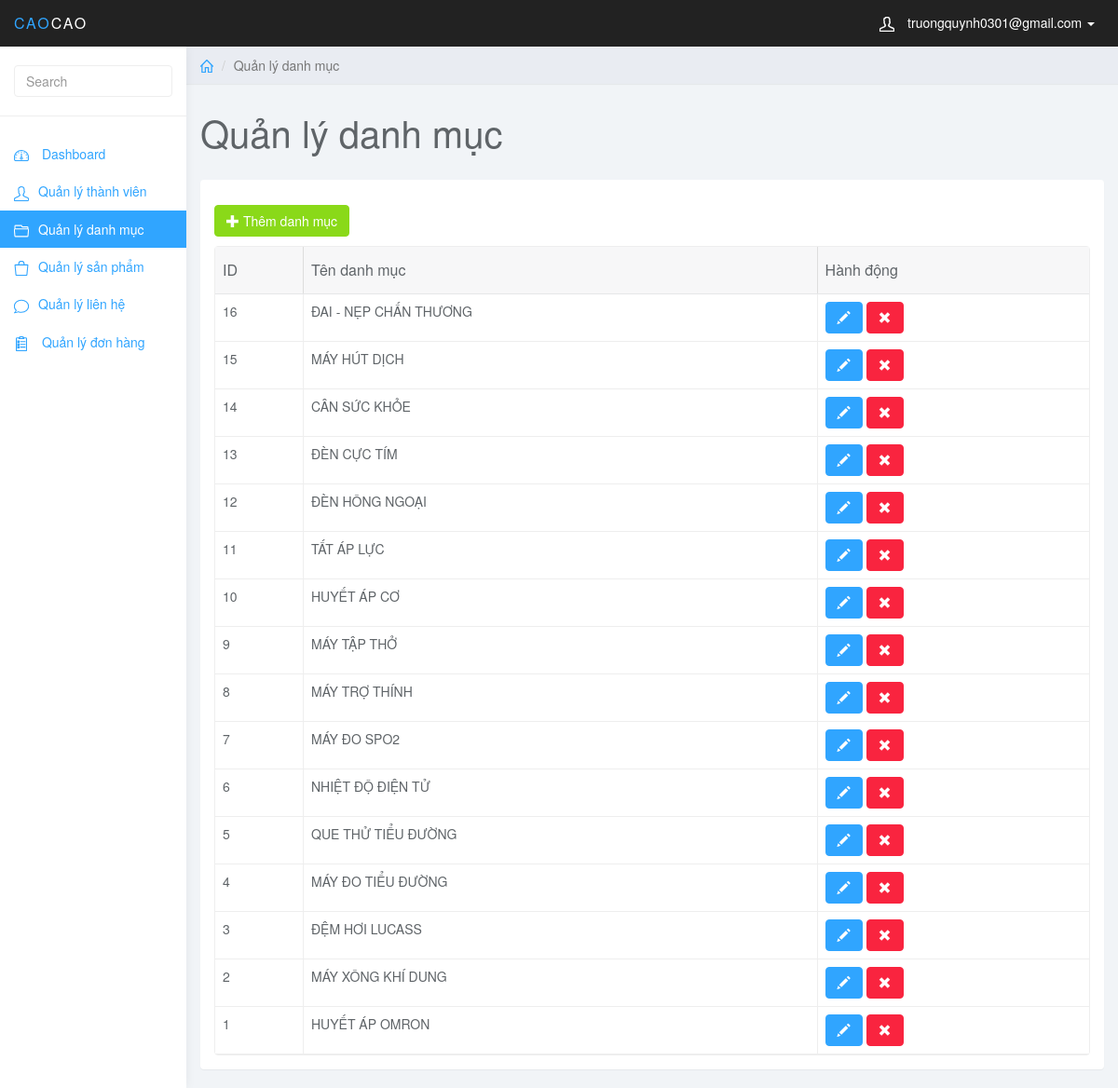
Screenshot of /admin/index.php?page_layout=category (signed in) with the database file from the repository.
### tables this page shows
CREATE TABLE `category` (
  `cat_id` int(11) NOT NULL,
  `cat_name` varchar(255) NOT NULL
);

### admin/category.php (the view, shortened to what this page needs)
<div class="col-sm-9 col-sm-offset-3 col-lg-10 col-lg-offset-2 main">
	<div class="row">
		<ol class="breadcrumb">
			<li><a href="#"><svg class="glyph stroked home">
						<use xlink:href="#stroked-home"></use>
					</svg></a></li>
			<li class="active">Quản lý danh mục</li>
		</ol>
	</div>
	<div class="row">
		<div class="col-lg-12">
			<h1 class="page-header">Quản lý danh mục</h1>
		</div>
	</div>
	<div id="toolbar" class="btn-group">
		<a href="index.php?page_layout=add_category" class="btn btn-success">
			<i class="glyphicon glyphicon-plus"></i> Thêm danh mục
		</a>
	</div>
	<div class="row">
		<div class="col-md-12">
			<div class="panel panel-default">
				<div class="panel-body">
					<table data-toolbar="#toolbar" data-toggle="table">
						<thead>
							<tr>
								<th data-field="id" data-sortable="true">ID</th>
								<th>Tên danh mục</th>
								<th>Hành động</th>
							</tr>
						</thead>
						<tbody>
							<?php
							$sql = "SELECT*FROM category ORDER BY cat_id DESC";
							$query = mysqli_query($conn, $sql);
							while ($row = mysqli_fetch_array($query)) {
							?>
								<tr>
									<td style=""><?php echo $row['cat_id']; ?></td>
									<td style=""><?php echo $row['cat_name']; ?></td>
									<td class="form-group">
										<a href="index.php?page_layout=edit_category&cat_id=<?php echo $row['cat_id']; ?>" class="btn btn-primary"><i class="glyphicon glyphicon-pencil"></i></a>
										<a data-href="#" data-toggle="modal" data-target="#confirm-delete" class="btn btn-danger"><i class="glyphicon glyphicon-remove"></i></a>
									</td>
								</tr>
							<?php } ?>
						</tbody>
					</table>
				</div>
			</div>
		</div>
	</div>
</div>

### admin/index.php (shortened to what this page needs)
<?php
if(isset($_SESSION['mail']) && isset($_SESSION['pass'])){
    include_once('admin.php');
}
else{
    include_once('login.php');
}
?>

### admin/admin.php (shortened to what this page needs)
<!DOCTYPE html>
<html>
<head>
	<link href="css/bootstrap.min.css" rel="stylesheet">
	<link href="css/datepicker3.css" rel="stylesheet">
	<link href="css/bootstrap-table.css" rel="stylesheet">
	<link href="css/styles.css" rel="stylesheet">
</head>
<body>
	<nav class="navbar navbar-inverse navbar-fixed-top" role="navigation">
		<div class="container-fluid">
			<div class="navbar-header">
				<a class="navbar-brand" href="index.php"><span>Cao</span>Cao</a>
				<ul class="user-menu">
					<li class="dropdown pull-right">
						<a href="#" class="dropdown-toggle" data-toggle="dropdown"><svg class="glyph stroked male-user">
								<use xlink:href="#stroked-male-user"></use>
							</svg> <?php if (isset($_SESSION["mail"])) {
										echo $_SESSION["mail"];
									} ?> <span class="caret"></span></a>
					</li>
				</ul>
			</div>
		</div>
	</nav>
	<div id="sidebar-collapse" class="col-sm-3 col-lg-2 sidebar">
		<form role="search">
			<div class="form-group">
				<input type="text" class="form-control" placeholder="Search">
			</div>
		</form>
		<ul class="nav menu">
			<li class="<?php if (!isset($_GET["page_layout"])) {
							echo "active";
						} ?>"><a href="index.php"><svg class="glyph stroked dashboard-dial">
						<use xlink:href="#stroked-dashboard-dial"></use>
					</svg> Dashboard</a></li>
			<li class="<?php if ($_GET["page_layout"] == "user" || $_GET["page_layout"] == "edit_user" || $_GET["page_layout"] == "add_user") {
							echo "active";
						} ?>"><a href="index.php?page_layout=user"><svg class="glyph stroked male user ">
						<use xlink:href="#stroked-male-user" />
					</svg>Quản lý thành viên</a></li>
			<li class="<?php if ($_GET["page_layout"] == "category" || $_GET["page_layout"] == "edit_category" || $_GET["page_layout"] == "add_category") {
							echo "active";
						} ?>"><a href="index.php?page_layout=category"><svg class="glyph stroked open folder">
						<use xlink:href="#stroked-open-folder" />
					</svg>Quản lý danh mục</a></li>
			<li class="<?php if ($_GET["page_layout"] == "product" || $_GET["page_layout"] == "edit_product" || $_GET["page_layout"] == "add_product") {
							echo "active";
						} ?>"><a href="index.php?page_layout=product"><svg class="glyph stroked bag">
						<use xlink:href="#stroked-bag"></use>
					</svg>Quản lý sản phẩm</a></li>
			<li class="<?php if ($_GET["page_layout"] == "contact") {
							echo "active";
						} ?>"><a href="index.php?page_layout=contact"><svg class="glyph stroked empty message">
						<use xlink:href="#stroked-empty-message">
							<use xlink:href="#stroked-empty-message" />
					</svg>Quản lý liên hệ </a></li>
			<li class="<?php if ($_GET["page_layout"] == "orders" || $_GET["page_layout"] == "orders_check") {
							echo "active";
						} ?>"><a href="index.php?page_layout=orders"><svg class="glyph stroked clipboard with paper"><use xlink:href="#stroked-clipboard-with-paper"/></svg>
					</svg>Quản lý đơn hàng </a></li>
		</ul>
	</div>
	<?php
	if (isset($_GET["page_layout"])) {
		switch ($_GET["page_layout"]) {
			case "category":
				include_once("category.php");
				break;
		}
	} else {
		include_once("dashboard.php");
	}
	?>
</body>

### admin/css/styles.css (style rules this page uses)
body { background: #f1f4f7; padding-top: 50px; color: #5f6468; }
a, a:hover, a:focus { color: #30a5ff; }
h1, h2, h3, h4, h5, h6 { color: #5f6468; }
h1 { font-weight: 300; font-size: 40px; }
.form-control { border: 1px solid #eee; box-shadow: none; }
.navbar-header .navbar-brand { color: #fff; font-size: 16px; text-transform: uppercase; font-weight: 500; letter-spacing: 2px; }
.navbar-header .navbar-brand span { color: #30a5ff; }
.btn-primary, .btn-primary:hover, .btn-primary:focus, .btn-primary:active, .btn-primary.active, .open > .dropdown-toggle.btn-primary, .btn-primary.disabled, .btn-primary[disabled], fieldset[disabled] .btn-primary, .btn-primary.disabled:hover, .btn-primary[disabled]:hover, fieldset[disabled] .btn-primary:hover, .btn-primary.disabled:focus, .btn-primary[disabled]:focus, fieldset[disabled] .btn-primary:focus, .btn-primary.disabled:active, .btn-primary[disabled]:active, fieldset[disabled] .btn-primary:active, .btn-primary.disabled.active, .btn-primary[disabled].active, fieldset[disabled] .btn-primary.active { background-color: #30a5ff; border-color: #30a5ff; }
.btn-success, .btn-success:hover, .btn-success:focus, .btn-success:active, .btn-success.active, .open > .dropdown-toggle.btn-success, .btn-success.disabled, .btn-success[disabled], fieldset[disabled] .btn-success, .btn-success.disabled:hover, .btn-success[disabled]:hover, fieldset[disabled] .btn-success:hover, .btn-success.disabled:focus, .btn-success[disabled]:focus, fieldset[disabled] .btn-success:focus, .btn-success.disabled:active, .btn-success[disabled]:active, fieldset[disabled] .btn-success:active, .btn-success.disabled.active, .btn-success[disabled].active, fieldset[disabled] .btn-success.active { background-color: #8ad919; border-color: #8ad919; }
.btn-danger, .btn-danger:hover, .btn-danger:focus, .btn-danger:active, .btn-danger.active, .open > .dropdown-toggle.btn-danger, .btn-danger.disabled, .btn-danger[disabled], fieldset[disabled] .btn-danger, .btn-danger.disabled:hover, .btn-danger[disabled]:hover, fieldset[disabled] .btn-danger:hover, .btn-danger.disabled:focus, .btn-danger[disabled]:focus, fieldset[disabled] .btn-danger:focus, .btn-danger.disabled:active, .btn-danger[disabled]:active, fieldset[disabled] .btn-danger:active, .btn-danger.disabled.active, .btn-danger[disabled].active, fieldset[disabled] .btn-danger.active { background-color: #f9243f; border-color: #f9243f; }
.panel { border: 0; }
.navbar { border: 0; }
.user-menu { display: inline-block; margin-top: 14px; margin-right: 10px; float: right; list-style: none; padding: 0; }
.user-menu a { color: #fff; }
.sidebar { display: block; background-color: #fff; padding: 0; display: none; }
.sidebar form { padding: 20px 15px 5px 15px; border-bottom: 1px solid #eee; margin-bottom: 20px; }
@media (min-width: 768px) { .sidebar { display: block; position: fixed; top: 50px; bottom: 0; left: 0; z-index: 1000; display: block; margin: 0; padding: 0; overflow-x: hidden; overflow-y: auto; background-color: #fff; box-shadow: 1px 0px 10px rgba(0, 0, 0, .05); } }
@media (min-width: 768px) { .navbar-header { width: 100%; } }
.sidebar ul.nav .active a, .sidebar ul.nav li.parent a.active, .sidebar ul.nav .active > a:hover, .sidebar ul.nav li.parent a.active:hover, .sidebar ul.nav .active > a:focus, .sidebar ul.nav li.parent a.active:focus { color: #fff; background-color: #30a5ff; }
.breadcrumb { border-radius: 0; padding: 10px 15px; background: #e9ecf2; box-shadow: 0 1px 1px rgba(0, 0, 0, .05); margin: 0 ; }
h1.page-header { margin-top: 30px; border-bottom: 0; }
.table { background: #fff; }
.sidebar .glyph, .user-menu .glyph { height: 16px; width: 16px; margin: 0 10px 0 0; stroke-width: 3px; }
.user-menu .glyph { stroke-width: 4px; }
.breadcrumb .glyph { height: 14px; width: 14px; margin: -2px 0 0 0; stroke-width: 4px; }

### rows the page displays
category: cat_id "16", cat_name "ĐAI - NẸP CHẤN THƯƠNG"
category: cat_id "15", cat_name "MÁY HÚT DỊCH"
category: cat_id "14", cat_name "CÂN SỨC KHỎE"
category: cat_id "13", cat_name "ĐÈN CỰC TÍM"
category: cat_id "12", cat_name "ĐÈN HÔNG NGOẠI"
category: cat_id "11", cat_name "TẤT ÁP LỰC"
category: cat_id "10", cat_name "HUYẾT ÁP CƠ"
category: cat_id "9", cat_name "MÁY TẬP THỞ"
category: cat_id "8", cat_name "MÁY TRỢ THÍNH"
category: cat_id "7", cat_name "MÁY ĐO SPO2"
category: cat_id "6", cat_name "NHIỆT ĐỘ ĐIỆN TỬ"
category: cat_id "5", cat_name "QUE THỬ TIỂU ĐƯỜNG"
category: cat_id "4", cat_name "MÁY ĐO TIỂU ĐƯỜNG"
category: cat_id "3", cat_name "ĐỆM HƠI LUCASS"
category: cat_id "2", cat_name "MÁY XÔNG KHÍ DUNG"
category: cat_id "1", cat_name "HUYẾT ÁP OMRON"

### other values shown
$_SESSION["mail"] "truongquynh0301@gmail.com"
